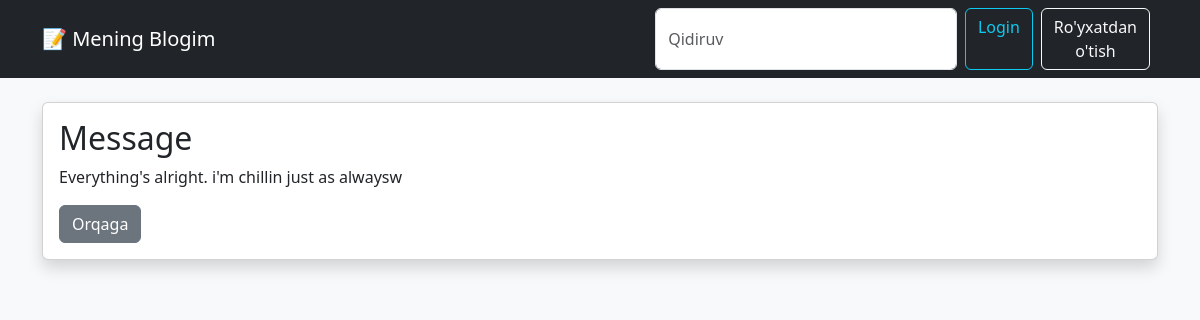
Screenshot of /post/15/ with the database file from the repository.
### posting/models.py (models this page shows, shortened)
class Post(models.Model):
    title = models.CharField(max_length=255)
    content = models.TextField()
    image = models.ImageField(upload_to='posts/', null=True, blank=True)
    created_at = models.DateTimeField(auto_now_add=True)
    updated_at = models.DateTimeField(auto_now=True)

### posting/views.py (the view)
# urls.py: path('post/<int:pk>/', views.post_detail, name='post_detail'),
def post_detail(request, pk):
    post = get_object_or_404(Post, pk=pk)
    return render(request, 'detail.html', {'post': post})

### templates/detail.html (shortened to what this page needs)
{% extends 'base.html' %}
{% block content %}
<div class="card shadow">
    <div class="card-body">
        <h2>{{ post.title }}</h2>
        <p>{{ post.content }}</p>
        <a href="{% url 'post_list' %}" class="btn btn-secondary">
            Orqaga
        </a>
    </div>
</div>
{% endblock %}

### rows the page displays
Post: title "Message", content "Everything's alright. i'm chillin just as alwaysw"
